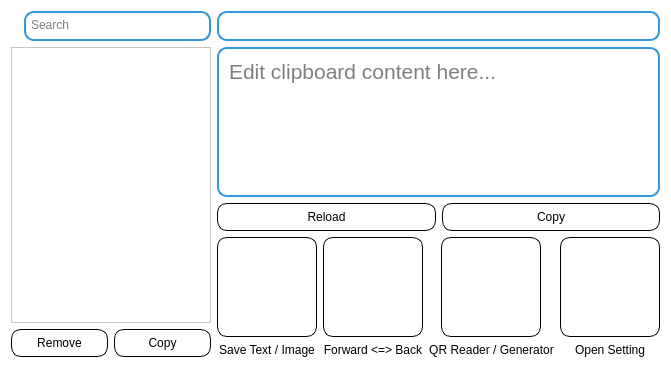
<?xml version="1.0" encoding="UTF-8"?>
<ui version="4.0">
 <class>Form</class>
 <widget class="QWidget" name="Form">
  <property name="geometry">
   <rect>
    <x>0</x>
    <y>0</y>
    <width>669</width>
    <height>368</height>
   </rect>
  </property>
  <property name="windowTitle">
   <string>Clipboard Manager</string>
  </property>
  <property name="autoFillBackground">
   <bool>false</bool>
  </property>
  <property name="styleSheet">
   <string notr="true">QWidget {
    background-color: #ffffff;
}</string>
  </property>
  <layout class="QGridLayout" name="gridLayout_3">
   <item row="0" column="0">
    <layout class="QGridLayout" name="gridLayout_2">
     <item row="1" column="0">
      <widget class="QListWidget" name="listWidget">
       <property name="sizePolicy">
        <sizepolicy hsizetype="Expanding" vsizetype="Expanding">
         <horstretch>0</horstretch>
         <verstretch>0</verstretch>
        </sizepolicy>
       </property>
       <property name="minimumSize">
        <size>
         <width>200</width>
         <height>0</height>
        </size>
       </property>
       <property name="maximumSize">
        <size>
         <width>16777215</width>
         <height>16777215</height>
        </size>
       </property>
      </widget>
     </item>
     <item row="3" column="0">
      <layout class="QHBoxLayout" name="horizontalLayout_2">
       <item>
        <widget class="QPushButton" name="btnRemoveListItem">
         <property name="sizePolicy">
          <sizepolicy hsizetype="Preferred" vsizetype="Fixed">
           <horstretch>0</horstretch>
           <verstretch>0</verstretch>
          </sizepolicy>
         </property>
         <property name="cursor">
          <cursorShape>PointingHandCursor</cursorShape>
         </property>
         <property name="styleSheet">
          <string notr="true">QPushButton {
    border: 1px solid #000000;
    border-radius: 10px;
    background-color: #ffffff;
    padding: 6px;
}

QPushButton:disabled {
    border: 1px solid #888888;
    background-color: #dcdcdc;
    color: #aaaaaa;
}
</string>
         </property>
         <property name="text">
          <string>Remove</string>
         </property>
        </widget>
       </item>
       <item>
        <widget class="QPushButton" name="btnCopyListItem">
         <property name="sizePolicy">
          <sizepolicy hsizetype="Preferred" vsizetype="Fixed">
           <horstretch>0</horstretch>
           <verstretch>0</verstretch>
          </sizepolicy>
         </property>
         <property name="cursor">
          <cursorShape>PointingHandCursor</cursorShape>
         </property>
         <property name="styleSheet">
          <string notr="true">QPushButton {
    border: 1px solid #000000;
    border-radius: 10px;
    background-color: #ffffff;
    padding: 6px;
}

QPushButton:disabled {
    border: 1px solid #888888;
    background-color: #dcdcdc;
    color: #aaaaaa;
}
</string>
         </property>
         <property name="text">
          <string>Copy</string>
         </property>
        </widget>
       </item>
      </layout>
     </item>
     <item row="0" column="0">
      <layout class="QHBoxLayout" name="horizontalLayout_8">
       <item>
        <widget class="QLabel" name="imgSearch">
         <property name="sizePolicy">
          <sizepolicy hsizetype="Fixed" vsizetype="Fixed">
           <horstretch>0</horstretch>
           <verstretch>0</verstretch>
          </sizepolicy>
         </property>
         <property name="maximumSize">
          <size>
           <width>20</width>
           <height>20</height>
          </size>
         </property>
         <property name="text">
          <string/>
         </property>
         <property name="pixmap">
          <pixmap resource="images.qrc">:/images/PixelPerfect_search.png</pixmap>
         </property>
         <property name="scaledContents">
          <bool>true</bool>
         </property>
        </widget>
       </item>
       <item>
        <widget class="QPlainTextEdit" name="txtSearchListItem">
         <property name="sizePolicy">
          <sizepolicy hsizetype="Preferred" vsizetype="Fixed">
           <horstretch>0</horstretch>
           <verstretch>0</verstretch>
          </sizepolicy>
         </property>
         <property name="maximumSize">
          <size>
           <width>16777215</width>
           <height>30</height>
          </size>
         </property>
         <property name="layoutDirection">
          <enum>Qt::RightToLeft</enum>
         </property>
         <property name="styleSheet">
          <string notr="true">QPlainTextEdit {
    border: 2px solid #3498db;
    border-radius: 10px;
    background-color: #ffffff;
    padding: 1px;
}</string>
         </property>
         <property name="placeholderText">
          <string>Search</string>
         </property>
        </widget>
       </item>
      </layout>
     </item>
    </layout>
   </item>
   <item row="0" column="1">
    <layout class="QVBoxLayout" name="verticalLayout">
     <item>
      <widget class="QLabel" name="imgClipboard">
       <property name="styleSheet">
        <string notr="true">QLabel {
    border: 2px solid #3498db;
    border-radius: 10px;
    padding: 6px;
}</string>
       </property>
       <property name="text">
        <string/>
       </property>
       <property name="textFormat">
        <enum>Qt::PlainText</enum>
       </property>
      </widget>
     </item>
     <item>
      <widget class="QPlainTextEdit" name="txtClipboard">
       <property name="sizePolicy">
        <sizepolicy hsizetype="Expanding" vsizetype="Expanding">
         <horstretch>0</horstretch>
         <verstretch>0</verstretch>
        </sizepolicy>
       </property>
       <property name="minimumSize">
        <size>
         <width>0</width>
         <height>50</height>
        </size>
       </property>
       <property name="maximumSize">
        <size>
         <width>16777215</width>
         <height>16777215</height>
        </size>
       </property>
       <property name="font">
        <font>
         <pointsize>16</pointsize>
        </font>
       </property>
       <property name="styleSheet">
        <string notr="true">QPlainTextEdit {
    border: 2px solid #3498db;
    border-radius: 10px;
    background-color: #ffffff;
    padding: 6px;
}</string>
       </property>
       <property name="placeholderText">
        <string>Edit clipboard content here...</string>
       </property>
      </widget>
     </item>
     <item>
      <layout class="QHBoxLayout" name="horizontalLayout_15">
       <item>
        <widget class="QPushButton" name="btnReloadContent">
         <property name="enabled">
          <bool>true</bool>
         </property>
         <property name="cursor">
          <cursorShape>PointingHandCursor</cursorShape>
         </property>
         <property name="styleSheet">
          <string notr="true">QPushButton {
    border: 1px solid #000000;
    border-radius: 10px;
    background-color: #ffffff;
    padding: 6px;
}

QPushButton:disabled {
    border: 1px solid #888888;
    background-color: #dcdcdc;
    color: #aaaaaa;
}
</string>
         </property>
         <property name="text">
          <string>Reload</string>
         </property>
        </widget>
       </item>
       <item>
        <widget class="QPushButton" name="btnCopyContent">
         <property name="cursor">
          <cursorShape>PointingHandCursor</cursorShape>
         </property>
         <property name="styleSheet">
          <string notr="true">QPushButton {
    border: 1px solid #000000;
    border-radius: 10px;
    background-color: #ffffff;
    padding: 6px;
}

QPushButton:disabled {
    border: 1px solid #888888;
    background-color: #dcdcdc;
    color: #aaaaaa;
}
</string>
         </property>
         <property name="text">
          <string>Copy</string>
         </property>
        </widget>
       </item>
      </layout>
     </item>
     <item>
      <layout class="QHBoxLayout" name="horizontalLayout">
       <property name="sizeConstraint">
        <enum>QLayout::SetDefaultConstraint</enum>
       </property>
       <item>
        <layout class="QVBoxLayout" name="verticalLayout_4">
         <item>
          <layout class="QHBoxLayout" name="horizontalLayout_4">
           <item>
            <widget class="QPushButton" name="btnSaveData">
             <property name="sizePolicy">
              <sizepolicy hsizetype="Fixed" vsizetype="Fixed">
               <horstretch>0</horstretch>
               <verstretch>0</verstretch>
              </sizepolicy>
             </property>
             <property name="minimumSize">
              <size>
               <width>100</width>
               <height>100</height>
              </size>
             </property>
             <property name="maximumSize">
              <size>
               <width>16777215</width>
               <height>16777215</height>
              </size>
             </property>
             <property name="cursor">
              <cursorShape>PointingHandCursor</cursorShape>
             </property>
             <property name="styleSheet">
              <string notr="true">QPushButton {
    border: 1px solid #000000;
    border-radius: 10px;
    background-color: #ffffff;
    padding: 6px;
}

QPushButton:disabled {
    border: 1px solid #888888;
    background-color: #dcdcdc;
    color: #aaaaaa;
}
</string>
             </property>
             <property name="text">
              <string/>
             </property>
             <property name="icon">
              <iconset resource="images.qrc">
               <normaloff>:/images/PixelPerfect_download.png</normaloff>:/images/PixelPerfect_download.png</iconset>
             </property>
             <property name="iconSize">
              <size>
               <width>90</width>
               <height>90</height>
              </size>
             </property>
            </widget>
           </item>
          </layout>
         </item>
         <item>
          <widget class="QLabel" name="lblSaveImage">
           <property name="sizePolicy">
            <sizepolicy hsizetype="Preferred" vsizetype="Preferred">
             <horstretch>0</horstretch>
             <verstretch>0</verstretch>
            </sizepolicy>
           </property>
           <property name="maximumSize">
            <size>
             <width>16777215</width>
             <height>20</height>
            </size>
           </property>
           <property name="text">
            <string>Save Text / Image</string>
           </property>
           <property name="alignment">
            <set>Qt::AlignCenter</set>
           </property>
          </widget>
         </item>
        </layout>
       </item>
       <item>
        <layout class="QVBoxLayout" name="verticalLayout_5">
         <item>
          <layout class="QHBoxLayout" name="horizontalLayout_5">
           <item>
            <widget class="QPushButton" name="btnToggleSlash">
             <property name="sizePolicy">
              <sizepolicy hsizetype="Fixed" vsizetype="Fixed">
               <horstretch>0</horstretch>
               <verstretch>0</verstretch>
              </sizepolicy>
             </property>
             <property name="minimumSize">
              <size>
               <width>100</width>
               <height>100</height>
              </size>
             </property>
             <property name="maximumSize">
              <size>
               <width>16777215</width>
               <height>16777215</height>
              </size>
             </property>
             <property name="cursor">
              <cursorShape>PointingHandCursor</cursorShape>
             </property>
             <property name="styleSheet">
              <string notr="true">QPushButton {
    border: 1px solid #000000;
    border-radius: 10px;
    background-color: #ffffff;
    padding: 6px;
}

QPushButton:disabled {
    border: 1px solid #888888;
    background-color: #dcdcdc;
    color: #aaaaaa;
}
</string>
             </property>
             <property name="text">
              <string/>
             </property>
             <property name="icon">
              <iconset resource="images.qrc">
               <normaloff>:/images/IconsBox_slash.png</normaloff>:/images/IconsBox_slash.png</iconset>
             </property>
             <property name="iconSize">
              <size>
               <width>90</width>
               <height>90</height>
              </size>
             </property>
             <property name="checkable">
              <bool>false</bool>
             </property>
            </widget>
           </item>
          </layout>
         </item>
         <item>
          <widget class="QLabel" name="lblToggleSlash">
           <property name="sizePolicy">
            <sizepolicy hsizetype="Preferred" vsizetype="Preferred">
             <horstretch>0</horstretch>
             <verstretch>0</verstretch>
            </sizepolicy>
           </property>
           <property name="maximumSize">
            <size>
             <width>16777215</width>
             <height>20</height>
            </size>
           </property>
           <property name="text">
            <string>Forward &lt;=&gt; Back</string>
           </property>
           <property name="alignment">
            <set>Qt::AlignCenter</set>
           </property>
          </widget>
         </item>
        </layout>
       </item>
       <item>
        <layout class="QVBoxLayout" name="verticalLayout_8">
         <item>
          <layout class="QHBoxLayout" name="horizontalLayout_6">
           <item>
            <widget class="QPushButton" name="btnConvertQR">
             <property name="sizePolicy">
              <sizepolicy hsizetype="Fixed" vsizetype="Fixed">
               <horstretch>0</horstretch>
               <verstretch>0</verstretch>
              </sizepolicy>
             </property>
             <property name="minimumSize">
              <size>
               <width>100</width>
               <height>100</height>
              </size>
             </property>
             <property name="maximumSize">
              <size>
               <width>16777215</width>
               <height>16777215</height>
              </size>
             </property>
             <property name="cursor">
              <cursorShape>PointingHandCursor</cursorShape>
             </property>
             <property name="autoFillBackground">
              <bool>false</bool>
             </property>
             <property name="styleSheet">
              <string notr="true">QPushButton {
    border: 1px solid #000000;
    border-radius: 10px;
    background-color: #ffffff;
    padding: 6px;
}

QPushButton:disabled {
    border: 1px solid #888888;
    background-color: #dcdcdc;
    color: #aaaaaa;
}
</string>
             </property>
             <property name="text">
              <string/>
             </property>
             <property name="icon">
              <iconset resource="images.qrc">
               <normaloff>:/images/kawalanicon_qrcode.png</normaloff>:/images/kawalanicon_qrcode.png</iconset>
             </property>
             <property name="iconSize">
              <size>
               <width>90</width>
               <height>90</height>
              </size>
             </property>
             <property name="shortcut">
              <string/>
             </property>
            </widget>
           </item>
          </layout>
         </item>
         <item>
          <widget class="QLabel" name="lblConvertQR">
           <property name="sizePolicy">
            <sizepolicy hsizetype="Preferred" vsizetype="Preferred">
             <horstretch>0</horstretch>
             <verstretch>0</verstretch>
            </sizepolicy>
           </property>
           <property name="maximumSize">
            <size>
             <width>16777215</width>
             <height>20</height>
            </size>
           </property>
           <property name="text">
            <string>QR Reader / Generator</string>
           </property>
           <property name="alignment">
            <set>Qt::AlignCenter</set>
           </property>
           <property name="wordWrap">
            <bool>false</bool>
           </property>
          </widget>
         </item>
        </layout>
       </item>
       <item>
        <layout class="QVBoxLayout" name="verticalLayout_13">
         <item>
          <layout class="QHBoxLayout" name="horizontalLayout_17">
           <item>
            <widget class="QPushButton" name="btnOpenSetting">
             <property name="sizePolicy">
              <sizepolicy hsizetype="Fixed" vsizetype="Fixed">
               <horstretch>0</horstretch>
               <verstretch>0</verstretch>
              </sizepolicy>
             </property>
             <property name="minimumSize">
              <size>
               <width>100</width>
               <height>100</height>
              </size>
             </property>
             <property name="maximumSize">
              <size>
               <width>16777215</width>
               <height>16777215</height>
              </size>
             </property>
             <property name="cursor">
              <cursorShape>PointingHandCursor</cursorShape>
             </property>
             <property name="autoFillBackground">
              <bool>false</bool>
             </property>
             <property name="styleSheet">
              <string notr="true">QPushButton {
    border: 1px solid #000000;
    border-radius: 10px;
    background-color: #ffffff;
    padding: 6px;
}

QPushButton:disabled {
    border: 1px solid #888888;
    background-color: #dcdcdc;
    color: #aaaaaa;
}
</string>
             </property>
             <property name="text">
              <string/>
             </property>
             <property name="icon">
              <iconset resource="images.qrc">
               <normaloff>:/images/PixelPerfect_settings.png</normaloff>:/images/PixelPerfect_settings.png</iconset>
             </property>
             <property name="iconSize">
              <size>
               <width>90</width>
               <height>90</height>
              </size>
             </property>
             <property name="shortcut">
              <string/>
             </property>
            </widget>
           </item>
          </layout>
         </item>
         <item>
          <widget class="QLabel" name="lblOpenSetting">
           <property name="sizePolicy">
            <sizepolicy hsizetype="Preferred" vsizetype="Preferred">
             <horstretch>0</horstretch>
             <verstretch>0</verstretch>
            </sizepolicy>
           </property>
           <property name="maximumSize">
            <size>
             <width>16777215</width>
             <height>20</height>
            </size>
           </property>
           <property name="text">
            <string>Open Setting</string>
           </property>
           <property name="alignment">
            <set>Qt::AlignCenter</set>
           </property>
           <property name="wordWrap">
            <bool>false</bool>
           </property>
          </widget>
         </item>
        </layout>
       </item>
      </layout>
     </item>
    </layout>
   </item>
  </layout>
 </widget>
 <resources>
  <include location="images.qrc"/>
 </resources>
 <connections/>
 <slots>
  <slot>save_image()</slot>
 </slots>
</ui>
